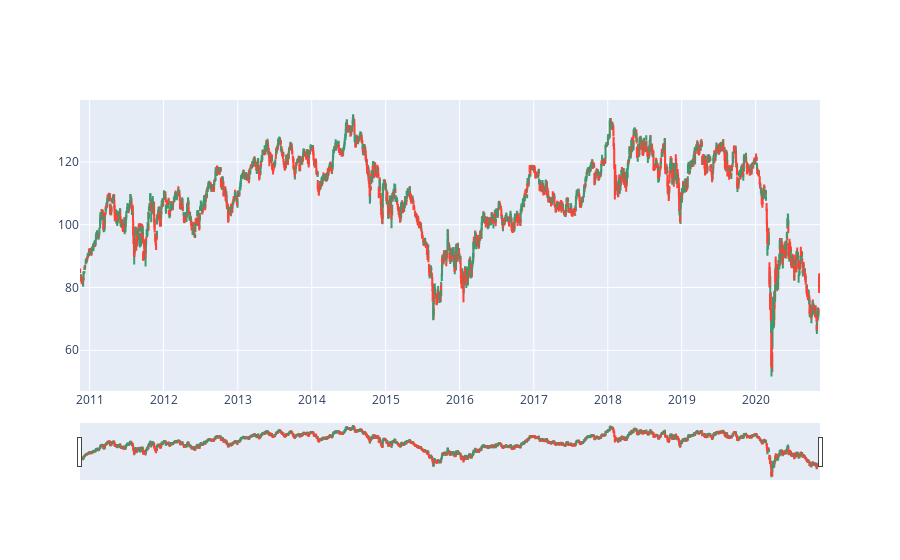

The code cell stored with this chart in its notebook:
### Code cell
fig2.show()

### Figure 1 — Plotly figure (JSON) as saved in the notebook; plotly's stock layout.template omitted (floating-point values rounded to 4 significant figures; data arrays with more than 128 entries replaced by an {"elided": "..."} marker saying what was removed)
{"data": [{"close": {"elided": "2518 float values"}, "high": {"elided": "2518 float values"}, "low": {"elided": "2518 float values"}, "open": {"elided": "2518 float values"}, "type": "candlestick", "x": {"elided": "2518 str values"}}], "layout": {}}
